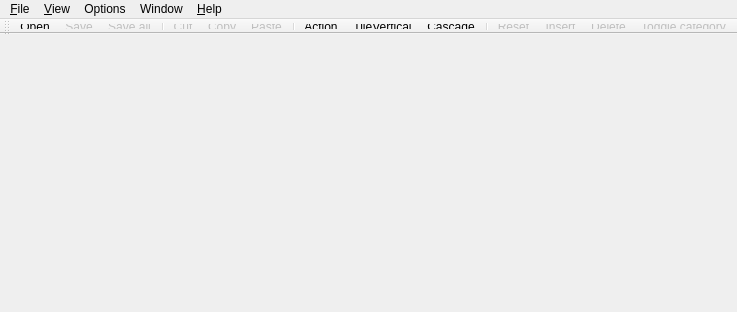
<ui version="4.0" >
 <author></author>
 <comment></comment>
 <exportmacro></exportmacro>
 <class>CMainFrame</class>
 <widget class="QMainWindow" name="CMainFrame" >
  <property name="geometry" >
   <rect>
    <x>0</x>
    <y>0</y>
    <width>434</width>
    <height>312</height>
   </rect>
  </property>
  <property name="windowTitle" >
   <string>Lava Interpreter</string>
  </property>
  <widget class="QToolBar" name="Toolbar_1" >
   <property name="enabled" >
    <bool>true</bool>
   </property>
   <property name="sizePolicy" >
    <sizepolicy>
     <hsizetype>1</hsizetype>
     <vsizetype>1</vsizetype>
     <horstretch>0</horstretch>
     <verstretch>0</verstretch>
    </sizepolicy>
   </property>
   <property name="minimumSize" >
    <size>
     <width>50</width>
     <height>29</height>
    </size>
   </property>
   <property name="maximumSize" >
    <size>
     <width>100000</width>
     <height>15</height>
    </size>
   </property>
   <property name="orientation" >
    <enum>Qt::Horizontal</enum>
   </property>
   <property name="iconSize" >
    <size>
     <width>16</width>
     <height>15</height>
    </size>
   </property>
   <attribute name="toolBarArea" >
    <number>4</number>
   </attribute>
   <addaction name="fileOpenAction" />
   <addaction name="fileSaveAction" />
   <addaction name="fileSaveAllAction" />
   <addaction name="separator" />
   <addaction name="editCutAction" />
   <addaction name="editCopyAction" />
   <addaction name="editPasteAction" />
   <addaction name="separator" />
   <addaction name="tileHorizAction" />
   <addaction name="tileVerticAction" />
   <addaction name="cascadeAction" />
   <addaction name="separator" />
   <addaction name="editUndoAction" />
   <addaction name="insAction" />
   <addaction name="delAction" />
   <addaction name="toggleCategoryAction" />
  </widget>
  <widget class="QMenuBar" name="menubar" >
   <property name="geometry" >
    <rect>
     <x>0</x>
     <y>0</y>
     <width>434</width>
     <height>19</height>
    </rect>
   </property>
   <widget class="QMenu" name="Options" >
    <property name="title" >
     <string>Options</string>
    </property>
    <addaction name="pmDumpAction" />
    <addaction name="PreconditionsAction" />
    <addaction name="PostconditionsAction" />
    <addaction name="InvariantsAction" />
   </widget>
   <widget class="QMenu" name="windowMenu" >
    <property name="title" >
     <string>Window</string>
    </property>
    <addaction name="tileHorizAction" />
    <addaction name="tileVerticAction" />
    <addaction name="cascadeAction" />
   </widget>
   <widget class="QMenu" name="helpMenu" >
    <property name="title" >
     <string>&amp;Help</string>
    </property>
    <addaction name="helpContentsAction" />
    <addaction name="editingLavaProgsAction" />
    <addaction name="learningLavaAction" />
    <addaction name="separator" />
    <addaction name="helpAboutAction" />
   </widget>
   <widget class="QMenu" name="viewMenu" >
    <property name="title" >
     <string>&amp;View</string>
    </property>
    <widget class="QMenu" name="popupMenu_12" >
     <property name="title" >
      <string>Set form font</string>
     </property>
     <addaction name="setFormTextFontAction" />
     <addaction name="setFormLabelFontAction" />
    </widget>
    <addaction name="viewTB2Action" />
    <addaction name="viewTB1Action" />
    <addaction name="separator" />
    <addaction name="setFormFontAction" />
    <addaction name="popupMenu_12" />
    <addaction name="setGlobalFontAction" />
   </widget>
   <widget class="QMenu" name="fileMenu" >
    <property name="title" >
     <string>&amp;File</string>
    </property>
    <addaction name="fileNewAction" />
    <addaction name="fileOpenAction" />
    <addaction name="fileCloseAction" />
    <addaction name="fileSaveAction" />
    <addaction name="fileSaveAsAction" />
    <addaction name="fileSaveAllAction" />
    <addaction name="separator" />
    <addaction name="fileExitAction" />
   </widget>
   <addaction name="fileMenu" />
   <addaction name="viewMenu" />
   <addaction name="Options" />
   <addaction name="windowMenu" />
   <addaction name="helpMenu" />
  </widget>
  <action name="fileNewAction" >
   <property name="icon" >
    <iconset>..\LavaPE\res\TOOLBUTTONS\Q_fileNew.xpm</iconset>
   </property>
   <property name="text" >
    <string>&amp;New...</string>
   </property>
   <property name="iconText" >
    <string>New...</string>
   </property>
   <property name="toolTip" >
    <string>New Lava file</string>
   </property>
   <property name="shortcut" >
    <string>Strg+N</string>
   </property>
  </action>
  <action name="fileOpenAction" >
   <property name="icon" >
    <iconset>..\LavaPE\res\TOOLBUTTONS\Q_FileOpen.xpm</iconset>
   </property>
   <property name="text" >
    <string>&amp;Open...</string>
   </property>
   <property name="iconText" >
    <string>Open</string>
   </property>
   <property name="shortcut" >
    <string>Strg+O</string>
   </property>
  </action>
  <action name="fileSaveAction" >
   <property name="enabled" >
    <bool>false</bool>
   </property>
   <property name="icon" >
    <iconset>..\LavaPE\res\TOOLBUTTONS\Q_Save.xpm</iconset>
   </property>
   <property name="text" >
    <string>&amp;Save</string>
   </property>
   <property name="iconText" >
    <string>Save</string>
   </property>
   <property name="shortcut" >
    <string>Strg+S</string>
   </property>
  </action>
  <action name="fileSaveAsAction" >
   <property name="text" >
    <string>Save &amp;As...</string>
   </property>
   <property name="iconText" >
    <string>Save As</string>
   </property>
   <property name="shortcut" >
    <string/>
   </property>
  </action>
  <action name="fileExitAction" >
   <property name="text" >
    <string>E&amp;xit</string>
   </property>
   <property name="iconText" >
    <string>Exit</string>
   </property>
   <property name="shortcut" >
    <string/>
   </property>
  </action>
  <action name="editUndoAction" >
   <property name="enabled" >
    <bool>false</bool>
   </property>
   <property name="icon" >
    <iconset>..\LavaPE\res\TOOLBUTTONS\Q_Undo.xpm</iconset>
   </property>
   <property name="text" >
    <string>&amp;Reset</string>
   </property>
   <property name="iconText" >
    <string>Reset</string>
   </property>
   <property name="shortcut" >
    <string>Strg+Z</string>
   </property>
  </action>
  <action name="editRedoAction" >
   <property name="icon" >
    <iconset>..\LavaPE\res\TOOLBUTTONS\Q_Redo.xpm</iconset>
   </property>
   <property name="text" >
    <string>&amp;Redo</string>
   </property>
   <property name="iconText" >
    <string>Redo</string>
   </property>
   <property name="shortcut" >
    <string>Strg+Y</string>
   </property>
  </action>
  <action name="editCutAction" >
   <property name="enabled" >
    <bool>false</bool>
   </property>
   <property name="icon" >
    <iconset>..\LavaPE\res\TOOLBUTTONS\Q_Cut.xpm</iconset>
   </property>
   <property name="text" >
    <string>&amp;Cut</string>
   </property>
   <property name="iconText" >
    <string>Cut</string>
   </property>
   <property name="shortcut" >
    <string>Strg+X</string>
   </property>
  </action>
  <action name="editCopyAction" >
   <property name="enabled" >
    <bool>false</bool>
   </property>
   <property name="icon" >
    <iconset>..\LavaPE\res\TOOLBUTTONS\Q_Copy.xpm</iconset>
   </property>
   <property name="text" >
    <string>C&amp;opy</string>
   </property>
   <property name="iconText" >
    <string>Copy</string>
   </property>
   <property name="shortcut" >
    <string>Strg+C</string>
   </property>
  </action>
  <action name="editPasteAction" >
   <property name="enabled" >
    <bool>false</bool>
   </property>
   <property name="icon" >
    <iconset>..\LavaPE\res\TOOLBUTTONS\Q_Paste.xpm</iconset>
   </property>
   <property name="text" >
    <string>&amp;Paste</string>
   </property>
   <property name="iconText" >
    <string>Paste</string>
   </property>
   <property name="shortcut" >
    <string>Strg+V</string>
   </property>
  </action>
  <action name="helpContentsAction" >
   <property name="text" >
    <string>&amp;Help topics</string>
   </property>
   <property name="iconText" >
    <string>Help topics</string>
   </property>
   <property name="shortcut" >
    <string/>
   </property>
  </action>
  <action name="helpIndexAction" >
   <property name="text" >
    <string>Help index</string>
   </property>
   <property name="iconText" >
    <string>Help index</string>
   </property>
   <property name="shortcut" >
    <string/>
   </property>
  </action>
  <action name="helpAboutAction" >
   <property name="text" >
    <string>&amp;About Lava...</string>
   </property>
   <property name="iconText" >
    <string>About Lava</string>
   </property>
   <property name="toolTip" >
    <string>About Lava...</string>
   </property>
   <property name="shortcut" >
    <string/>
   </property>
  </action>
  <action name="tileHorizAction" >
   <property name="icon" >
    <iconset>..\LavaPE\res\TOOLBUTTONS\Q_TileHori.xpm</iconset>
   </property>
   <property name="text" >
    <string>Tile horizontal</string>
   </property>
   <property name="iconText" >
    <string>Action</string>
   </property>
   <property name="toolTip" >
    <string>Tile horizontal</string>
   </property>
  </action>
  <action name="tileVerticAction" >
   <property name="icon" >
    <iconset>..\LavaPE\res\TOOLBUTTONS\Q_TileVert.xpm</iconset>
   </property>
   <property name="text" >
    <string>Tile Vertical</string>
   </property>
   <property name="iconText" >
    <string>TileVertical</string>
   </property>
   <property name="toolTip" >
    <string>Tile Vertical</string>
   </property>
  </action>
  <action name="cascadeAction" >
   <property name="icon" >
    <iconset>..\LavaPE\res\TOOLBUTTONS\Q_Cascade.xpm</iconset>
   </property>
   <property name="text" >
    <string>Cascade</string>
   </property>
   <property name="iconText" >
    <string>Cascade</string>
   </property>
  </action>
  <action name="fileSaveAllAction" >
   <property name="enabled" >
    <bool>false</bool>
   </property>
   <property name="icon" >
    <iconset>..\LavaPE\res\TOOLBUTTONS\Q_SaveAll.xpm</iconset>
   </property>
   <property name="text" >
    <string>Save all</string>
   </property>
   <property name="iconText" >
    <string>Save all</string>
   </property>
  </action>
  <action name="fileCloseAction" >
   <property name="text" >
    <string>Close</string>
   </property>
   <property name="iconText" >
    <string>Close</string>
   </property>
  </action>
  <action name="viewTB2Action" >
   <property name="checkable" >
    <bool>true</bool>
   </property>
   <property name="checked" >
    <bool>true</bool>
   </property>
   <property name="text" >
    <string>Status bar</string>
   </property>
   <property name="iconText" >
    <string>Status bar</string>
   </property>
   <property name="toolTip" >
    <string>Status bar</string>
   </property>
  </action>
  <action name="viewTB1Action" >
   <property name="checkable" >
    <bool>true</bool>
   </property>
   <property name="checked" >
    <bool>true</bool>
   </property>
   <property name="text" >
    <string>Toolbar</string>
   </property>
   <property name="iconText" >
    <string>Toolbar</string>
   </property>
  </action>
  <action name="faqAction" >
   <property name="text" >
    <string>Frequently asked questions</string>
   </property>
   <property name="iconText" >
    <string>Frequently asked questions</string>
   </property>
  </action>
  <action name="editingLavaProgsAction" >
   <property name="text" >
    <string>Editing Lava Programs</string>
   </property>
   <property name="iconText" >
    <string>Editing Lava Progs</string>
   </property>
   <property name="toolTip" >
    <string>Editing Lava Programs</string>
   </property>
  </action>
  <action name="toggleCategoryAction" >
   <property name="checkable" >
    <bool>true</bool>
   </property>
   <property name="enabled" >
    <bool>false</bool>
   </property>
   <property name="icon" >
    <iconset>..\LavaExecs\res\TOOLBUTTONS\Q5_toggle.xpm</iconset>
   </property>
   <property name="text" >
    <string>Toggle category</string>
   </property>
   <property name="iconText" >
    <string>Toggle category</string>
   </property>
  </action>
  <action name="learningLavaAction" >
   <property name="text" >
    <string>Learning Lava by samples</string>
   </property>
   <property name="iconText" >
    <string>Learning Lava by samples</string>
   </property>
  </action>
  <action name="insAction" >
   <property name="enabled" >
    <bool>false</bool>
   </property>
   <property name="icon" >
    <iconset>..\Lava\res\TOOLBUTTONS\Q_ins.xpm</iconset>
   </property>
   <property name="text" >
    <string>Insert</string>
   </property>
   <property name="iconText" >
    <string>Insert</string>
   </property>
  </action>
  <action name="delAction" >
   <property name="enabled" >
    <bool>false</bool>
   </property>
   <property name="icon" >
    <iconset>..\Lava\res\TOOLBUTTONS\Q_del.xpm</iconset>
   </property>
   <property name="text" >
    <string>Delete</string>
   </property>
   <property name="iconText" >
    <string>Delete</string>
   </property>
  </action>
  <action name="setFormFontAction" >
   <property name="text" >
    <string>Set form font</string>
   </property>
   <property name="iconText" >
    <string>Set form font</string>
   </property>
  </action>
  <action name="setGlobalFontAction" >
   <property name="text" >
    <string>Set global font</string>
   </property>
   <property name="iconText" >
    <string>Set global font</string>
   </property>
  </action>
  <action name="setFormTextFontAction" >
   <property name="text" >
    <string>Text font</string>
   </property>
   <property name="iconText" >
    <string>Text font</string>
   </property>
  </action>
  <action name="setFormLabelFontAction" >
   <property name="text" >
    <string>Label font</string>
   </property>
   <property name="iconText" >
    <string>Label font</string>
   </property>
  </action>
  <action name="PreconditionsAction" >
   <property name="checkable" >
    <bool>true</bool>
   </property>
   <property name="checked" >
    <bool>true</bool>
   </property>
   <property name="text" >
    <string>Check preconditions</string>
   </property>
   <property name="iconText" >
    <string>Check preconditions</string>
   </property>
  </action>
  <action name="PostconditionsAction" >
   <property name="checkable" >
    <bool>true</bool>
   </property>
   <property name="text" >
    <string>Check pre- and postconditions</string>
   </property>
   <property name="iconText" >
    <string>Check pre- and postconditions</string>
   </property>
  </action>
  <action name="InvariantsAction" >
   <property name="checkable" >
    <bool>true</bool>
   </property>
   <property name="text" >
    <string>Check invariants</string>
   </property>
   <property name="iconText" >
    <string>Check invariants</string>
   </property>
  </action>
  <action name="pmDumpAction" >
   <property name="checkable" >
    <bool>true</bool>
   </property>
   <property name="checked" >
    <bool>true</bool>
   </property>
   <property name="text" >
    <string>post-mortem dump support</string>
   </property>
   <property name="iconText" >
    <string>post-mortem dump support</string>
   </property>
  </action>
 </widget>
 <layoutdefault spacing="1" margin="1" />
 <pixmapfunction></pixmapfunction>
 <includes/>
 <resources>
  <include location="../Lava_Resources.qrc" />
 </resources>
 <connections/>
</ui>
